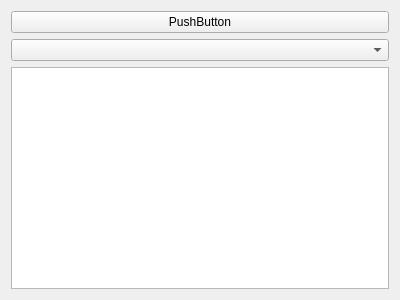
<?xml version="1.0" encoding="UTF-8"?>
<ui version="4.0">
 <class>CenterForm</class>
 <widget class="QWidget" name="CenterForm">
  <property name="geometry">
   <rect>
    <x>0</x>
    <y>0</y>
    <width>400</width>
    <height>300</height>
   </rect>
  </property>
  <property name="windowTitle">
   <string>Form</string>
  </property>
  <layout class="QGridLayout" name="gridLayout">
   <item row="0" column="1">
    <widget class="QPushButton" name="pushButton">
     <property name="text">
      <string>PushButton</string>
     </property>
    </widget>
   </item>
   <item row="2" column="1">
    <widget class="QListWidget" name="listWidget"/>
   </item>
   <item row="1" column="1">
    <widget class="QComboBox" name="comboBox"/>
   </item>
  </layout>
 </widget>
 <resources/>
 <connections/>
</ui>
